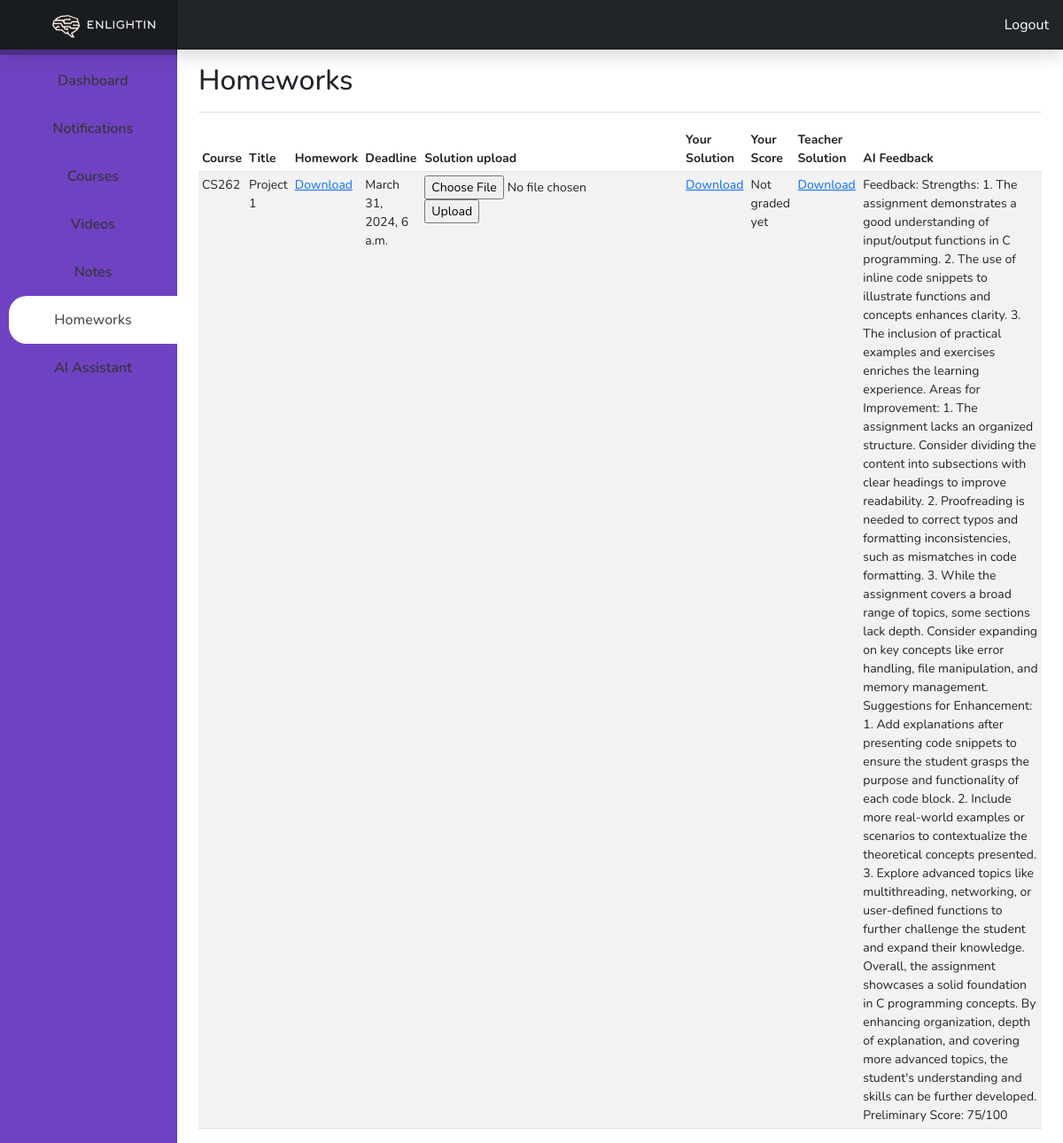
The app's page /dashboard/homeworks (signed in) with its own data.
### Simple_LMS/models.py (models this page shows, shortened)
class Homework(Model):
    name = models.CharField(max_length=150)
    course = models.ForeignKey(Course, on_delete=models.CASCADE)
    file = models.FileField(upload_to='uploads/homeworks')
    solution_file = models.FileField(upload_to='solutions', null=True, blank=True)
    upload_date = models.DateTimeField(auto_now_add=True)
    deadline = models.DateTimeField(null=True, blank=True)
    max_score = models.IntegerField()
    is_active = models.BooleanField(default=True)

class Course(Model):
    name = models.CharField(max_length=50)
    is_active = models.BooleanField(default=True)
    def __str__(self):
        return self.name

class Solution(models.Model):
    student = models.ForeignKey(User, on_delete=models.CASCADE)
    course = models.ForeignKey(Course, on_delete=models.CASCADE)
    home_work = models.ForeignKey(Homework, on_delete=models.CASCADE)
    file = models.FileField(upload_to='uploads/student_solutions')
    score = models.IntegerField(null=True, blank=True)
    upload_date = models.DateTimeField(auto_now_add=True)
    is_final = models.BooleanField(default=True)
    gpt_feedback = models.TextField(blank=True, null=True)  # New field for storing GPT-generated feedback

### Simple_LMS/views.py (the view)
# urls.py: path('dashboard/homeworks', views.HomeworksPageView.as_view(), name='homeworks'),
class HomeworksPageView(LoginRequiredMixin, TemplateView):
    login_url = 'login'
    template_name = 'homeworks.html'
    def get(self, request):
        homeworks = Homework.objects.prefetch_related('course')\
                                    .filter(course__enrolls__student=request.user)\
                                    .order_by('-id')
        student_solutions = Solution.objects.prefetch_related('home_work')\
                                    .filter(student=request.user)\
                                    .order_by('-id')
        homework_and_solution = collections.namedtuple('HomeworkAndSolution', ['homework', 'studentsolution'])
        homeworks_and_solutions = []
        for homework in homeworks:
            for solution in student_solutions:
                if solution.home_work == homework:
                    homeworks_and_solutions.append(homework_and_solution(homework, solution))
                    break
            else:
                homeworks_and_solutions.append(homework_and_solution(homework, None))
        return render(request, self.template_name, {"homeworks_and_solutions": homeworks_and_solutions})

### templates/homeworks.html (shortened to what this page needs)
{% load static %}
<!DOCTYPE html>
<html lang="en">
<head>
    <link href="{% static 'assets/css/bootstrap.min.css' %}" rel="stylesheet"/>
    <link href="{% static 'css/dashboard.css' %}" rel="stylesheet"/>
</head>
<body>
<header
        class="navbar navbar-dark sticky-top bg-dark flex-md-nowrap p-0 shadow"
>
<a class="navbar-brand col-md-3 col-lg-2 me-0 px-3" href="/dashboard">
    <img src="{% static 'img/logo1.png' %}" alt="Logo" height="43">
</a>
    <div class="navbar-nav">
        <div class="nav-item text-nowrap">
            <a class="nav-link px-3" href="/logout">Logout</a>
        </div>
    </div>
</header>
<div class="container-fluid">
    <div class="row">
        {% include "sidebar.html" %}
        <main class="col-md-9 ms-sm-auto col-lg-10 px-md-4">
            <div class="d-flex justify-content-between flex-wrap flex-md-nowrap align-items-center pt-3 pb-2 mb-3 border-bottom">
                <h1 class="h2">Homeworks</h1>
            </div>
            <div class="table-responsive">
                <table class="table table-striped table-sm">
                    <thead>
                    <tr>
                        <th scope="col">Course</th>
                        <th scope="col">Title</th>
                        <th scope="col">Homework</th>
                        <th scope="col">Deadline</th>
                        <th scope="col">Solution upload</th>
                        <th scope="col">Your Solution</th>
                        <th scope="col">Your Score</th>
                        <th scope="col">Teacher Solution</th>
                        <th scope="col">AI Feedback</th>
                    </tr>
                    </thead>
                    <tbody>
                    {% for item in homeworks_and_solutions %}
                        <tr>
                            <td>{{ item.homework.course }}</td>
                            <td>{{ item.homework.name }}</td>
                            <td><a href="{{ item.homework.file.url }}">Download</a></td>
                            <td>{{ item.homework.deadline }}</td>
                            <td>
                                {% if item.homework.is_active %}
                                    <form enctype="multipart/form-data" action="{% url 'solution_upload' %}" method="post">
                                        <input type="file" name="solution" required>
                                        <input type="submit" value="Upload">
                                    </form>
                                {% else %}
                                    Deadline passed
                                {% endif %}
                            </td>
                            <td>
                                {% if item.studentsolution %}
                                    <a href="{{ item.studentsolution.file.url }}">Download</a>
                                {% else %}
                                    Not uploaded yet
                                {% endif %}
                            </td>
                            <td>
                                {% if item.studentsolution.score %}
                                    {{ item.studentsolution.score }} / {{ item.homework.max_score }}
                                {% else %}
                                    Not graded yet
                                {% endif %}
                            </td>
                            <td>
                                {% if item.homework.solution_file %}
                                    <a href="{{ item.homework.solution_file.url }}">Download</a></td>
                                {% else %}
                                    Not uploaded yet
                                {% endif %}
                            <td>
                                {% if item.studentsolution and item.studentsolution.gpt_feedback %}
                                    {{ item.studentsolution.gpt_feedback }}
                                {% else %}
                                    No feedback yet
                                {% endif %}
                            </td>
                        </tr>
                    {% endfor %}
                    </tbody>
                </table>
            </div>
        </main>
    </div>
</div>
</body>
</html>

### static/css/dashboard.css (style rules this page uses)
body { font-size: .875rem; }
.navbar-brand { padding-top: .75rem; padding-bottom: .75rem; background-color: rgba(0, 0, 0, .25); box-shadow: inset -1px 0 0 rgba(0, 0, 0, .25); }

### templates/homeworks.html (style rules this page uses)
.navbar-brand img { max-height: 200%; width: auto; object-fit: contain; }
.navbar { height: 56px; padding-top: 0; padding-bottom: 0; }
.navbar-brand { padding-top: 0px; padding-bottom: 0px; }

### templates/sidebar.html (style rules this page uses)
body { font-family: "Nunito", sans-serif; }
.nav-item { position: relative; display: block; }
.nav-item a { position: relative; display: flex; flex-direction: row; align-items: center; justify-content: center; color: #fff; font-size: 1rem; padding: 15px 0; margin-left: 10px; border-top-left-radius: 20px; border-bottom-left-radius: 20px; color: #fff; }
.nav-link { font-size: 1.4rem; color: #fff; padding: 10px 15px; }

### records on screen
Homework: homework.course "CS262", homework.name "Project 1", homework.deadline "March 31, 2024, 6 a.m.", studentsolution.gpt_feedback "Feedback: Strengths: 1. The assignment demonstrates a good understanding of input/output functions in C programming. 2. The use of inline code snippets to illustrate functions and concepts enhances clarity. 3. The inclusion of practical examples and exercises enriches the learning experience. Areas for Improvement: 1. The assignment lacks an organized structure. Consider dividing the content into subsections with clear headings to improve readability. 2. Proofreading is needed to correct typos and formatting inconsistencies, such as mismatches in code formatting. 3. While the assignment covers a broad range of topics, some sections lack depth. Consider expanding on key concepts like error…"
